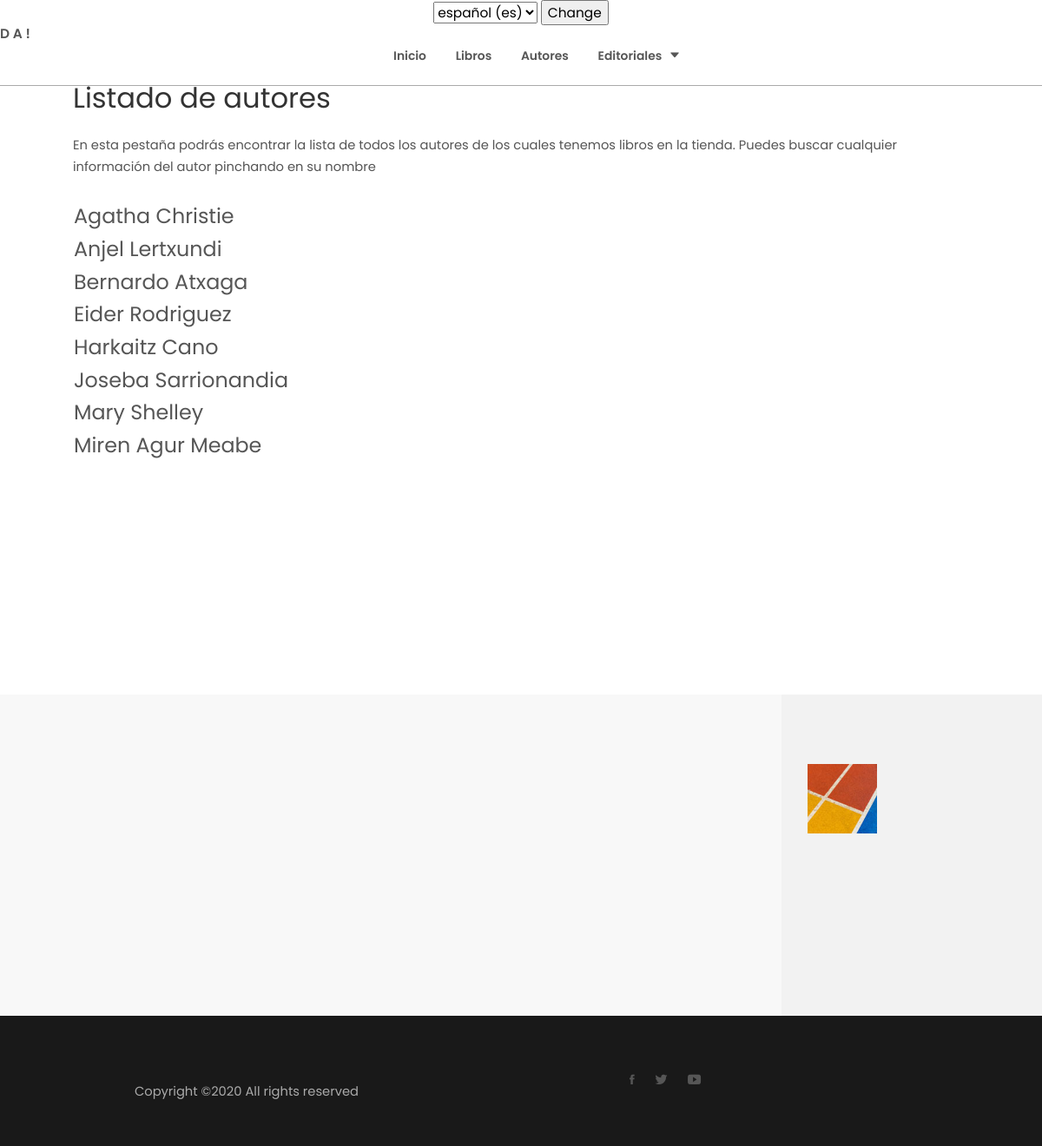
The page /autores/ on the database its author committed.
### appBookStore/models.py (models this page shows, shortened)
class Autor(models.Model):
   nombre = models.CharField(max_length=40)
   apellido = models.CharField(max_length=40)
   fecha_nacimiento = models.DateField()
   foto = models.ImageField(upload_to='img',blank=True,null=True,verbose_name='Image')

### appBookStore/views.py (the view)
# urls.py: path('autores/', views.listaAutores, name='listaAutores'),
def listaAutores(request):
	autores = get_list_or_404(Autor.objects.order_by('nombre'))
	context = {'autores': autores}
	return render(request, 'listaAutores.html', context)

### appBookStore/templates/listaAutores.html (shortened to what this page needs)
{% extends 'base.html' %}
{% block titulo %}
{% load i18n %}
<form action= "{% url 'set_language' %}" method="post"> {% csrf_token %}
        <select name = "language">
            {% get_current_language as LANGUAGE_CODE %}
            {% get_available_languages as LANGUAGES %}
            {% get_language_info_list for LANGUAGES as languages%}
            {% for language in languages%}
                <option value="{{language.code}}" {% if language.code == LANGUAGE_CODE %} selected {%endif%}>
                    {{ language.name_local }} ({{ language.code }})
                </option>
            {% endfor%}
        </select>
        <input type="submit" value="Change" />
    </form>
<a class="logo" href="/">D A !</a>
        <ul class="main-menu" id="main-menu">
            <li><a href="/">{% trans "Inicio" %}</a></li>
            <li><a href="/libros">{% trans "Libros" %}</a></li>
            <li><a href="/autores">{% trans "Autores" %}</a></li>
            <li class="drop-down"><a href="/editoriales">{% trans "Editoriales" %}<i class="ion-arrow-down-b"></i></a>
            </li>
        </ul>
{% endblock %}
{% block contenido %}
{% load i18n %}
<h2>{% trans "Listado de autores" %}</h2>
<p><br></p>
<p>{% trans "En esta pestaña podrás encontrar la lista de todos los autores de los cuales tenemos libros en la tienda. Puedes buscar cualquier información del autor pinchando en su nombre" %}</p>
<p><br></p>
{% if autores %}
<table>
    {% for a in autores %}
    <tr>
        <td><h3><a href="{% url 'detailAutores' a.id %}">{{a.nombre}} {{a.apellido}}</a></h3></td>
    </tr>
    {% endfor %}
</table>
{% else %}
<p>{% trans "No hay ningun autor en la tienda" %}</p>
{% endif %}
{% endblock %}

### rows shown on the page
Autor: nombre "Agatha", apellido "Christie"
Autor: nombre "Anjel", apellido "Lertxundi"
Autor: nombre "Bernardo", apellido "Atxaga"
Autor: nombre "Eider", apellido "Rodriguez"
Autor: nombre "Harkaitz", apellido "Cano"
Autor: nombre "Joseba", apellido "Sarrionandia"
Autor: nombre "Mary", apellido "Shelley"
Autor: nombre "Miren Agur", apellido "Meabe"

### other values the page prints
form field language "español (es)"
